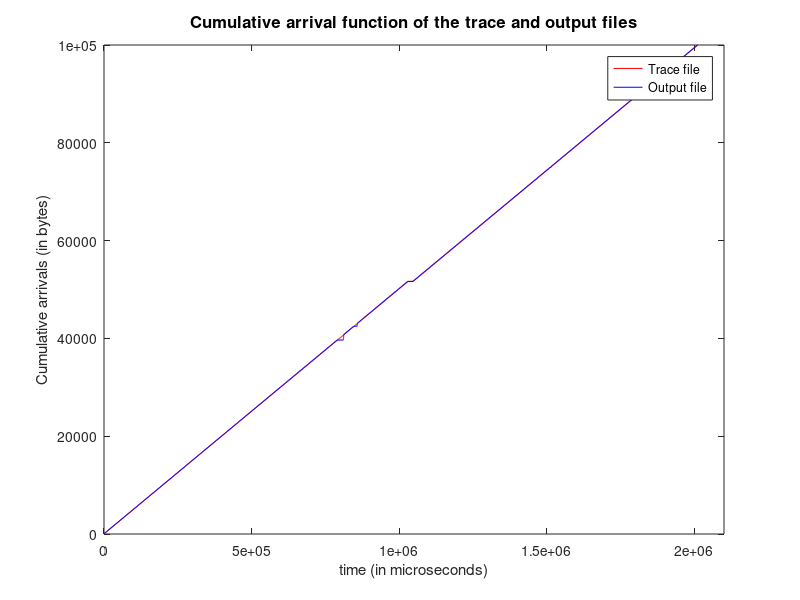

Write MATLAB code to recreate this figure.
clc; clear all;

[packet_no_p, time_p, packetsize_p] = textread('generator.txt', '%f %f %f');
figure(1);
i=1;
time1(i)=0;
arrival(i)=packetsize_p(i);
i=2;
while i<=length(packet_no_p)
    time1(i)=time1(i-1)+time_p(i);
    arrival(i) = arrival(i-1)+packetsize_p(i);
    i=i+1;
end
%subplot(2,1,1)
%plot(time1,arrival);
%title('Cumulative arrival function of the trace file');
%xlabel('time (in microseconds)');
%ylabel('Cumulative arrivals (in bytes)');
%xlim([0,2.1e6]);

[packet_no_p3, time_p3, packetsize_p3] = textread('sink.txt', '%f %f %f');
i=1;
time3(i)=0;
arrival3(i)=packetsize_p3(i);
i=2;
while i<=length(packetsize_p3)
    time3(i)=time3(i-1)+time_p3(i);
    arrival3(i)=arrival3(i-1)+packetsize_p3(i);
    i=i+1;
end
%subplot(2,1,2);
%plot(time3,arrival3);
%title('Cumulative arrival function of output file');
%xlabel('time (in microseconds)');
%ylabel('Cumulative arrivals (in bytes)');
%xlim([0,2.1e6]);




plot(time1,arrival,'r',time3,arrival3,'b');
title('Cumulative arrival function of the trace and output files','Fontsize',12);
xlabel('time (in microseconds)');
ylabel('Cumulative arrivals (in bytes)');
xlim([0,2.1e6]);
%legend 
legend({'Trace file','Output file'},'Location','northeast');

set(1,'OuterPosition',[1 1 1060 664]);
saveas(1,'plot1_1','png');